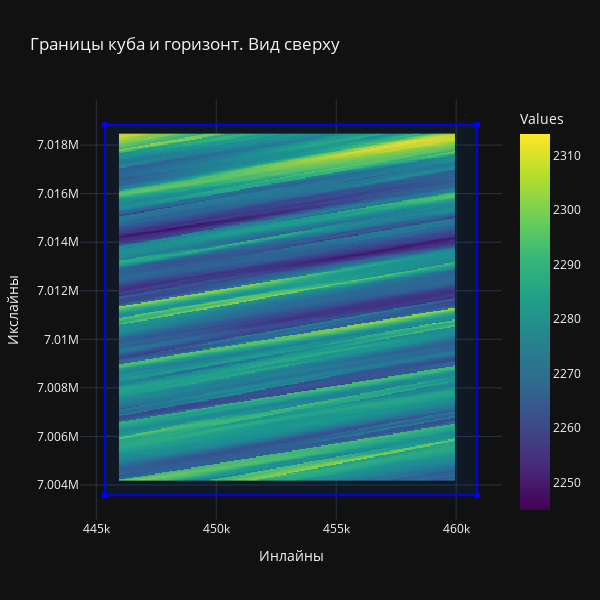

The notebook cell this image was saved under:
### Code cell
show_grafic(poligon_cub_verh, x_set, y_set, z_set)

### Figure 1 — Plotly figure (JSON) as saved in the notebook; plotly's stock layout.template omitted (floating-point values rounded to 4 significant figures; data arrays with more than 128 entries replaced by an {"elided": "..."} marker saying what was removed)
{"data": [{"colorbar": {"title": {"text": "Values"}}, "colorscale": [[0.0, "#440154"], [0.1111, "#482878"], [0.2222, "#3e4989"], [0.3333, "#31688e"], [0.4444, "#26828e"], [0.5556, "#1f9e89"], [0.6667, "#35b779"], [0.7778, "#6ece58"], [0.8889, "#b5de2b"], [1.0, "#fde725"]], "x": {"elided": "286 int values"}, "y": {"elided": "280 int values"}, "z": {"elided": "286x280 int values"}, "type": "heatmap"}, {"fill": "toself", "fillcolor": "rgba(0, 100, 200, 0.1)", "line": {"color": "blue"}, "name": "Polygon", "x": [445358, 445358, 460875, 460875, 445358, 445358], "y": [7003576, 7018840, 7018840, 7003576, 7003576, 7003576], "type": "scatter"}], "layout": {"title": {"text": "Границы куба и горизонт. Вид сверху"}, "xaxis": {"title": {"text": "Инлайны"}}, "yaxis": {"title": {"text": "Икслайны"}}, "height": 600, "width": 600}}
